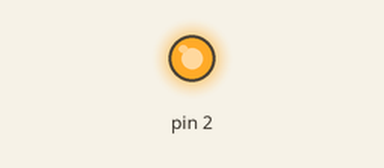
Recording of a sketch running on a simulated Arduino Uno, built with avr-gcc and run on an emulated ATmega328P. Shown: output pins drawn as LEDs (lit = HIGH).

Above: at 0.1 s.
Timing chart, 0 to 1.6 s (numbered marks = the images above):
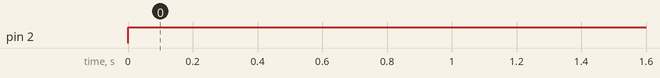

The sketch:

codigo.ino
```cpp
int var1;

void setup()
{
  pinMode(1,INPUT);
  pinMode(2,OUTPUT);
  Serial.begin(9600);
}

void loop()
{
  var1 = digitalRead(1);
  if(var1){
  digitalWrite(2,LOW);
  }else{
  digitalWrite(2,HIGH);
  }

}
```

Measured:
- by itself, pin 2: LOW → HIGH at 0.00 s
